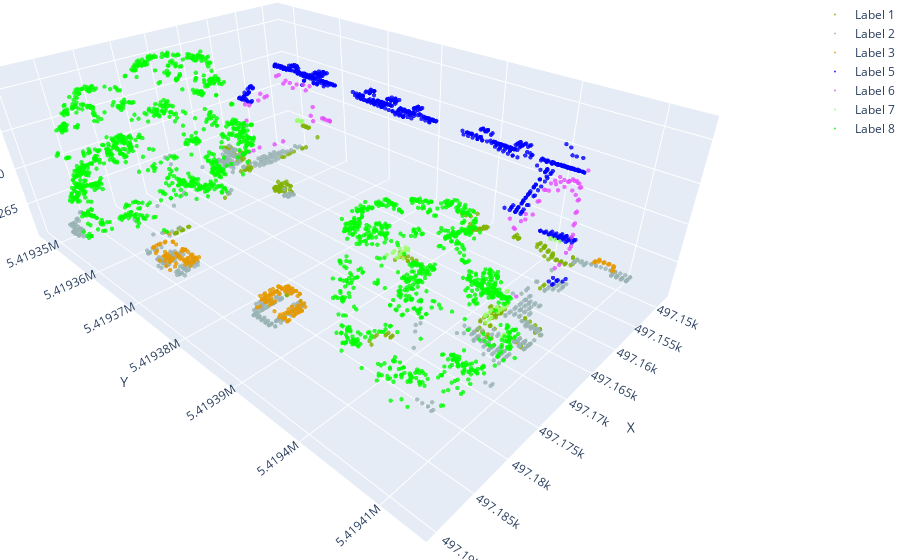

The cell this chart's notebook holds for it:
### Code cell
import plotly.graph_objects as go

coordinates = low_omni_region[:,:3]
coolabels = low_omni_region[:, 3].astype(int) # Assuming the label is in the fourth column and converting to integers
rgb_values = np.zeros((len(coordinates ), 3)) 

label_colors = {
    0: [255, 255, 0],   # Label 0: powerline
    1: [128, 179, 0],   # Label 1: low vegetation
    2: [153, 179, 179], # Label 2: surface
    3: [230, 153, 0.0], # Label 3: car
    4: [153, 0, 0],     # Label 4: fence
    5: [0.0, 0.0, 255], # Label 5: roof
    6: [230, 77, 255],   # Label 6: facade 
    7: [153, 255, 102],   # Label 7: shurb
    8: [0.0, 255, 0.0],   # Label 8: tree
}

# Assign colors to each label based on the color mapping dictionary
rgb_values = np.zeros((len(coordinates), 3))
for label in label_colors:
    mask = coolabels == label
    rgb_values[mask] = label_colors[label]

# Create trace for each label
traces = []
for label in label_colors:
    mask = coolabels == label
    trace = go.Scatter3d(
        x=coordinates[mask, 0],
        y=coordinates[mask, 1],
        z=coordinates[mask, 2],
        mode='markers',
        marker=dict(
            size=1.5,
            color='rgb({},{},{})'.format(*label_colors[label]),
            opacity=0.8
        ),
        name=f"Label {label}"
    )
    traces.append(trace)

# Create layout
layout = go.Layout(
    scene=dict(
        xaxis=dict(title='X'),
        yaxis=dict(title='Y'),
        zaxis=dict(title='Z')
    ),
    margin=dict(l=0, r=0, b=0, t=0)
)

# Create figure
fig = go.Figure(data=traces, layout=layout)

# Show plot
fig.show()
